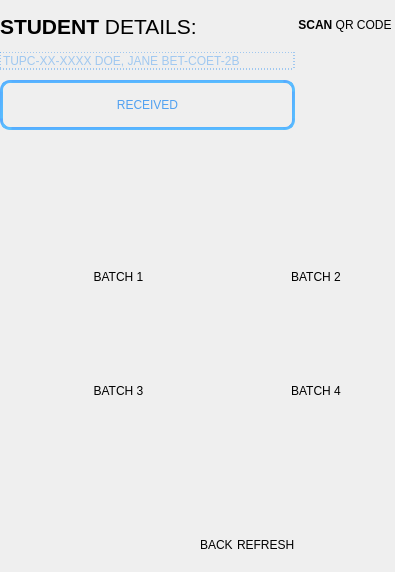
                         <widget class="QFrame" name="frame_24">
                          <property name="styleSheet">
                           <string notr="true">border-radius: 0px;
</string>
                          </property>
                          <property name="frameShape">
                           <enum>QFrame::StyledPanel</enum>
                          </property>
                          <property name="frameShadow">
                           <enum>QFrame::Raised</enum>
                          </property>
                          <layout class="QGridLayout" name="gridLayout_37">
                           <property name="leftMargin">
                            <number>0</number>
                           </property>
                           <property name="topMargin">
                            <number>0</number>
                           </property>
                           <property name="rightMargin">
                            <number>0</number>
                           </property>
                           <property name="bottomMargin">
                            <number>0</number>
                           </property>
                           <property name="spacing">
                            <number>0</number>
                           </property>
                           <item row="7" column="0" colspan="2">
                            <widget class="QLabel" name="label_72">
                             <property name="text">
                              <string>BATCH 1</string>
                             </property>
                             <property name="alignment">
                              <set>Qt::AlignCenter</set>
                             </property>
                            </widget>
                           </item>
                           <item row="8" column="0" colspan="2">
                            <widget class="QPushButton" name="pushButton_48">
                             <property name="minimumSize">
                              <size>
                               <width>0</width>
                               <height>100</height>
                              </size>
                             </property>
                             <property name="styleSheet">
                              <string notr="true">QPushButton {
	background-color: transparent;
	color: rgb(20, 100, 170);
	border-radius: 10px;
}

QPushButton:hover{
	background-color: rgb(70, 75, 84);	
}

QPushButton:pressed{
	background-color: rgb(75, 149, 223);
}</string>
                             </property>
                             <property name="text">
                              <string/>
                             </property>
                             <property name="icon">
                              <iconset resource="IMAGES/images.qrc">
                               <normaloff>:/PE ORDER/icons8-box-2048.png</normaloff>:/PE ORDER/icons8-box-2048.png</iconset>
                             </property>
                             <property name="iconSize">
                              <size>
                               <width>150</width>
                               <height>150</height>
                              </size>
                             </property>
                            </widget>
                           </item>
                           <item row="9" column="0" colspan="2">
                            <widget class="QLabel" name="label_74">
                             <property name="text">
                              <string>BATCH 3</string>
                             </property>
                             <property name="alignment">
                              <set>Qt::AlignCenter</set>
                             </property>
                            </widget>
                           </item>
                           <item row="13" column="0">
                            <spacer name="horizontalSpacer_64">
                             <property name="orientation">
                              <enum>Qt::Horizontal</enum>
                             </property>
                             <property name="sizeHint" stdset="0">
                              <size>
                               <width>40</width>
                               <height>20</height>
                              </size>
                             </property>
                            </spacer>
                           </item>
                           <item row="8" column="3" colspan="2">
                            <widget class="QPushButton" name="pushButton_49">
                             <property name="minimumSize">
                              <size>
                               <width>0</width>
                               <height>100</height>
                              </size>
                             </property>
                             <property name="styleSheet">
                              <string notr="true">QPushButton {
	background-color: transparent;
	color: rgb(20, 100, 170);
	border-radius: 10px;
}

QPushButton:hover{
	background-color: rgb(70, 75, 84);	
}

QPushButton:pressed{
	background-color: rgb(75, 149, 223);
}</string>
                             </property>
                             <property name="text">
                              <string/>
                             </property>
                             <property name="icon">
                              <iconset resource="IMAGES/images.qrc">
                               <normaloff>:/PE ORDER/icons8-box-2048.png</normaloff>:/PE ORDER/icons8-box-2048.png</iconset>
                             </property>
                             <property name="iconSize">
                              <size>
                               <width>150</width>
                               <height>150</height>
                              </size>
                             </property>
                            </widget>
                           </item>
                           <item row="12" column="3" alignment="Qt::AlignHCenter">
                            <widget class="QLabel" name="label_77">
                             <property name="text">
                              <string>REFRESH</string>
                             </property>
                            </widget>
                           </item>
                           <item row="11" column="3">
                            <widget class="QPushButton" name="pushButton_52">
                             <property name="minimumSize">
                              <size>
                               <width>0</width>
                               <height>100</height>
                              </size>
                             </property>
                             <property name="layoutDirection">
                              <enum>Qt::RightToLeft</enum>
                             </property>
                             <property name="styleSheet">
                              <string notr="true">QPushButton {
	background-color: transparent;
	color: rgb(81, 161, 241);
	border-radius: 10px;
}

QPushButton:hover{
	background-color: rgb(70, 75, 84);	
}

QPushButton:pressed{
	background-color: rgb(75, 149, 223);
}</string>
                             </property>
                             <property name="text">
                              <string/>
                             </property>
                             <property name="icon">
                              <iconset resource="IMAGES/images.qrc">
                               <normaloff>:/PE ORDER/icons8-refresh-love-64.png</normaloff>:/PE ORDER/icons8-refresh-love-64.png</iconset>
                             </property>
                             <property name="iconSize">
                              <size>
                               <width>50</width>
                               <height>50</height>
                              </size>
                             </property>
                            </widget>
                           </item>
                           <item row="1" column="0">
                            <widget class="QLabel" name="label_82">
                             <property name="minimumSize">
                              <size>
                               <width>0</width>
                               <height>50</height>
                              </size>
                             </property>
                             <property name="maximumSize">
                              <size>
                               <width>16777215</width>
                               <height>16777215</height>
                              </size>
                             </property>
                             <property name="styleSheet">
                              <string notr="true">font: 20pt &quot;Calibri&quot;;
background-color: transparent;


</string>
                             </property>
                             <property name="text">
                              <string>&lt;html&gt;&lt;head/&gt;&lt;body&gt;&lt;p&gt;&lt;span style=&quot; font-size:16pt; font-weight:600;&quot;&gt;STUDENT&lt;/span&gt;&lt;span style=&quot; font-size:16pt;&quot;&gt; DETAILS:&lt;/span&gt;&lt;/p&gt;&lt;/body&gt;&lt;/html&gt;</string>
                             </property>
                             <property name="alignment">
                              <set>Qt::AlignLeading|Qt::AlignLeft|Qt::AlignVCenter</set>
                             </property>
                            </widget>
                           </item>
                           <item row="13" column="3">
                            <spacer name="horizontalSpacer_67">
                             <property name="orientation">
                              <enum>Qt::Horizontal</enum>
                             </property>
                             <property name="sizeHint" stdset="0">
                              <size>
                               <width>40</width>
                               <height>20</height>
                              </size>
                             </property>
                            </spacer>
                           </item>
                           <item row="3" column="0">
                            <spacer name="verticalSpacer_43">
                             <property name="orientation">
                              <enum>Qt::Vertical</enum>
                             </property>
                             <property name="sizeType">
                              <enum>QSizePolicy::Fixed</enum>
                             </property>
                             <property name="sizeHint" stdset="0">
                              <size>
                               <width>20</width>
                               <height>10</height>
                              </size>
                             </property>
                            </spacer>
                           </item>
                           <item row="6" column="3" colspan="2">
                            <widget class="QPushButton" name="pushButton_47">
                             <property name="minimumSize">
                              <size>
                               <width>0</width>
                               <height>100</height>
                              </size>
                             </property>
                             <property name="styleSheet">
                              <string notr="true">QPushButton {
	background-color: transparent;
	color: rgb(20, 100, 170);
	border-radius: 10px;
}

QPushButton:hover{
	background-color: rgb(70, 75, 84);	
}

QPushButton:pressed{
	background-color: rgb(75, 149, 223);
}</string>
                             </property>
                             <property name="text">
                              <string/>
                             </property>
                             <property name="icon">
                              <iconset resource="IMAGES/images.qrc">
                               <normaloff>:/PE ORDER/icons8-box-2048.png</normaloff>:/PE ORDER/icons8-box-2048.png</iconset>
                             </property>
                             <property name="iconSize">
                              <size>
                               <width>150</width>
                               <height>150</height>
                              </size>
                             </property>
                            </widget>
                           </item>
                           <item row="7" column="3" colspan="2">
                            <widget class="QLabel" name="label_73">
                             <property name="text">
                              <string>BATCH 2</string>
                             </property>
                             <property name="alignment">
                              <set>Qt::AlignCenter</set>
                             </property>
                            </widget>
                           </item>
                           <item row="9" column="2" colspan="3">
                            <widget class="QLabel" name="label_75">
                             <property name="text">
                              <string>BATCH 4</string>
                             </property>
                             <property name="alignment">
                              <set>Qt::AlignCenter</set>
                             </property>
                            </widget>
                           </item>
                           <item row="13" column="1">
                            <spacer name="horizontalSpacer_70">
                             <property name="orientation">
                              <enum>Qt::Horizontal</enum>
                             </property>
                             <property name="sizeHint" stdset="0">
                              <size>
                               <width>40</width>
                               <height>20</height>
                              </size>
                             </property>
                            </spacer>
                           </item>
                           <item row="4" column="0" colspan="4">
                            <widget class="QPushButton" name="pushButton_50">
                             <property name="minimumSize">
                              <size>
                               <width>0</width>
                               <height>50</height>
                              </size>
                             </property>
                             <property name="styleSheet">
                              <string notr="true">QPushButton {
	background-color: transparent;
	color: rgb(81, 161, 241);
	border-radius: 10px;
	border: 3px solid qlineargradient(spread:pad, x1:0.051, y1:0, x2:1, y2:1, stop:0 rgba(85, 170, 255, 255), stop:0.931818 rgba(90, 192, 255, 255));
}

QPushButton:hover{
	background-color: rgb(70, 75, 84);	
}

QPushButton:pressed{
	background-color: rgb(75, 149, 223);
}</string>
                             </property>
                             <property name="text">
                              <string>RECEIVED</string>
                             </property>
                            </widget>
                           </item>
                           <item row="2" column="0" colspan="4">
                            <widget class="QLineEdit" name="lineEdit_13">
                             <property name="styleSheet">
                              <string notr="true">font: 20pt &quot;Calibri&quot;;
background-color: transparent;
border: 1px dashed rgb(81, 161, 241);
border-radius: 10px;
color: rgb(81, 161, 241);
</string>
                             </property>
                             <property name="placeholderText">
                              <string>TUPC-XX-XXXX DOE, JANE BET-COET-2B</string>
                             </property>
                             <property name="clearButtonEnabled">
                              <bool>true</bool>
                             </property>
                            </widget>
                           </item>
                           <item row="6" column="0" colspan="2">
                            <widget class="QPushButton" name="pushButton_45">
                             <property name="minimumSize">
                              <size>
                               <width>0</width>
                               <height>100</height>
                              </size>
                             </property>
                             <property name="styleSheet">
                              <string notr="true">QPushButton {
	background-color: transparent;
	color: rgb(20, 100, 170);
	border-radius: 10px;
}

QPushButton:hover{
	background-color: rgb(70, 75, 84);	
}

QPushButton:pressed{
	background-color: rgb(75, 149, 223);
}</string>
                             </property>
                             <property name="text">
                              <string/>
                             </property>
                             <property name="icon">
                              <iconset resource="IMAGES/images.qrc">
                               <normaloff>:/PE ORDER/icons8-box-2048.png</normaloff>:/PE ORDER/icons8-box-2048.png</iconset>
                             </property>
                             <property name="iconSize">
                              <size>
                               <width>150</width>
                               <height>150</height>
                              </size>
                             </property>
                            </widget>
                           </item>
                           <item row="13" column="4">
                            <spacer name="horizontalSpacer_71">
                             <property name="orientation">
                              <enum>Qt::Horizontal</enum>
                             </property>
                             <property name="sizeHint" stdset="0">
                              <size>
                               <width>40</width>
                               <height>20</height>
                              </size>
                             </property>
                            </spacer>
                           </item>
                           <item row="0" column="4" rowspan="5">
                            <widget class="QFrame" name="frame_25">
                             <property name="styleSheet">
                              <string notr="true"/>
                             </property>
                             <property name="frameShape">
                              <enum>QFrame::StyledPanel</enum>
                             </property>
                             <property name="frameShadow">
                              <enum>QFrame::Raised</enum>
                             </property>
                             <layout class="QGridLayout" name="gridLayout_38">
                              <property name="leftMargin">
                               <number>0</number>
                              </property>
                              <property name="topMargin">
                               <number>0</number>
                              </property>
                              <property name="rightMargin">
                               <number>0</number>
                              </property>
                              <property name="bottomMargin">
                               <number>0</number>
                              </property>
                              <property name="spacing">
                               <number>0</number>
                              </property>
                              <item row="3" column="1">
                               <spacer name="verticalSpacer_40">
                                <property name="orientation">
                                 <enum>Qt::Vertical</enum>
                                </property>
                                <property name="sizeHint" stdset="0">
                                 <size>
                                  <width>20</width>
                                  <height>10</height>
                                 </size>
                                </property>
                               </spacer>
                              </item>
                              <item row="2" column="2">
                               <spacer name="horizontalSpacer_65">
                                <property name="orientation">
                                 <enum>Qt::Horizontal</enum>
                                </property>
                                <property name="sizeHint" stdset="0">
                                 <size>
                                  <width>10</width>
                                  <height>20</height>
                                 </size>
                                </property>
                               </spacer>
                              </item>
                              <item row="0" column="1">
                               <spacer name="verticalSpacer_41">
                                <property name="orientation">
                                 <enum>Qt::Vertical</enum>
                                </property>
                                <property name="sizeHint" stdset="0">
                                 <size>
                                  <width>20</width>
                                  <height>10</height>
                                 </size>
                                </property>
                               </spacer>
                              </item>
                              <item row="2" column="0">
                               <spacer name="horizontalSpacer_66">
                                <property name="orientation">
                                 <enum>Qt::Horizontal</enum>
                                </property>
                                <property name="sizeHint" stdset="0">
                                 <size>
                                  <width>10</width>
                                  <height>20</height>
                                 </size>
                                </property>
                               </spacer>
                              </item>
                              <item row="2" column="1">
                               <widget class="QPushButton" name="pushButton_46">
                                <property name="minimumSize">
                                 <size>
                                  <width>80</width>
                                  <height>80</height>
                                 </size>
                                </property>
                                <property name="maximumSize">
                                 <size>
                                  <width>85</width>
                                  <height>85</height>
                                 </size>
                                </property>
                                <property name="styleSheet">
                                 <string notr="true">QPushButton {
	background-color: transparent;
	color: rgb(20, 100, 170);
	border-radius: 10px;
}

QPushButton:hover{
	background-color: rgb(70, 75, 84);	
}

QPushButton:pressed{
	background-color: rgb(75, 149, 223);
}</string>
                                </property>
                                <property name="text">
                                 <string/>
                                </property>
                                <property name="icon">
                                 <iconset resource="IMAGES/images.qrc">
                                  <normaloff>:/PE ORDER/qr.png</normaloff>:/PE ORDER/qr.png</iconset>
                                </property>
                                <property name="iconSize">
                                 <size>
                                  <width>100</width>
                                  <height>100</height>
                                 </size>
                                </property>
                               </widget>
                              </item>
                              <item row="1" column="0" colspan="3">
                               <widget class="QLabel" name="label_76">
                                <property name="minimumSize">
                                 <size>
                                  <width>0</width>
                                  <height>30</height>
                                 </size>
                                </property>
                                <property name="maximumSize">
                                 <size>
                                  <width>16777215</width>
                                  <height>50</height>
                                 </size>
                                </property>
                                <property name="text">
                                 <string>&lt;strong&gt;SCAN&lt;/strong&gt; QR CODE</string>
                                </property>
                                <property name="alignment">
                                 <set>Qt::AlignCenter</set>
                                </property>
                               </widget>
                              </item>
                             </layout>
                            </widget>
                           </item>
                           <item row="10" column="0" colspan="5">
                            <spacer name="verticalSpacer_42">
                             <property name="orientation">
                              <enum>Qt::Vertical</enum>
                             </property>
                             <property name="sizeHint" stdset="0">
                              <size>
                               <width>20</width>
                               <height>40</height>
                              </size>
                             </property>
                            </spacer>
                           </item>
                           <item row="5" column="0" colspan="5">
                            <spacer name="verticalSpacer_39">
                             <property name="orientation">
                              <enum>Qt::Vertical</enum>
                             </property>
                             <property name="sizeType">
                              <enum>QSizePolicy::Expanding</enum>
                             </property>
                             <property name="sizeHint" stdset="0">
                              <size>
                               <width>20</width>
                               <height>40</height>
                              </size>
                             </property>
                            </spacer>
                           </item>
                           <item row="11" column="1" colspan="2">
                            <widget class="QPushButton" name="pushButton_51">
                             <property name="minimumSize">
                              <size>
                               <width>0</width>
                               <height>100</height>
                              </size>
                             </property>
                             <property name="styleSheet">
                              <string notr="true">QPushButton {
	background-color: transparent;
	color: rgb(81, 161, 241);
	border-radius: 10px;
}

QPushButton:hover{
	background-color: rgb(70, 75, 84);	
}

QPushButton:pressed{
	background-color: rgb(75, 149, 223);
}</string>
                             </property>
                             <property name="text">
                              <string/>
                             </property>
                             <property name="icon">
                              <iconset resource="IMAGES/images.qrc">
                               <normaloff>:/PE ORDER/icons8-back-arrow-80.png</normaloff>:/PE ORDER/icons8-back-arrow-80.png</iconset>
                             </property>
                             <property name="iconSize">
                              <size>
                               <width>65</width>
                               <height>65</height>
                              </size>
                             </property>
                            </widget>
                           </item>
                           <item row="12" column="1" alignment="Qt::AlignHCenter">
                            <widget class="QLabel" name="label_78">
                             <property name="text">
                              <string>BACK</string>
                             </property>
                            </widget>
                           </item>
                          </layout>
                         </widget>
